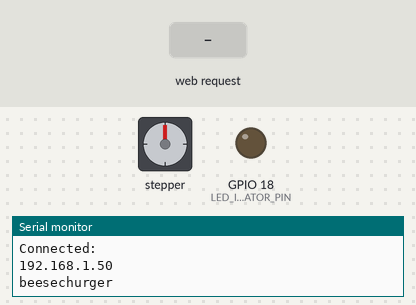
This sketch was run on a simulated ESP32. On the bench: stepper motor, output pins drawn as LEDs (lit = HIGH), the last lines printed to the serial monitor. The test bench sets the inputs (shaded band). WiFi joins after 1.5 s; servers stay silent unless stated; stepper angles assume 2048 steps per turn.

Above: at 2.7 s.
2.8 s: HTTP request GET /servo/high received
At 2.95 s:
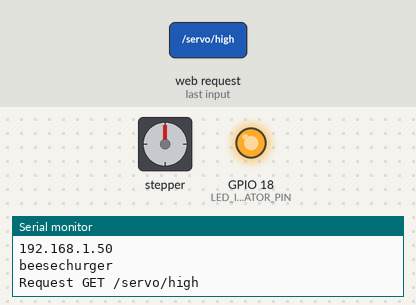
5.8 s: HTTP request GET /servo/low received
At 8.52 s:
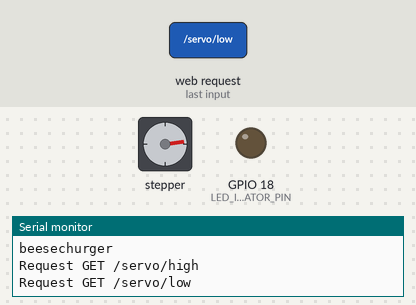
8.8 s: HTTP request GET /servo/high received
At 8.94 s:
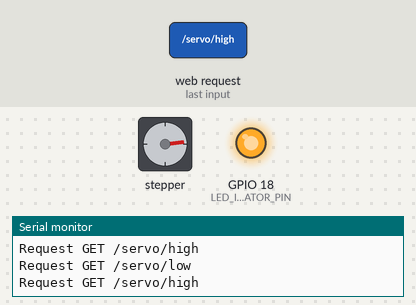
11.8 s: HTTP request GET /servo/low received
At 14.83 s:
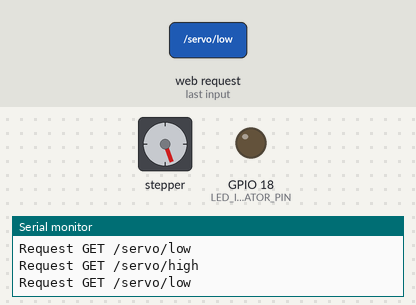
Timing chart, 0 to 19.4 s (numbered marks = the images above; inputs shaded):
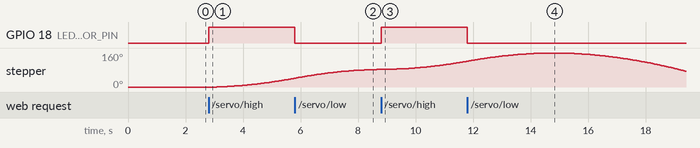

The sketch:

integrated.ino
```cpp
#include <WiFi.h>
#include <ESPAsyncWebServer.h>
#include <AccelStepper.h>

#define LED_INDICATOR_PIN 18
#define INTERFACE 4 // number of pins for servo motor
#define STEPS_PER_REV 2048

const char* ssid = "beesechurger";
const char* password = "livelygiant376";

AsyncWebServer server(80);
AccelStepper stepper(INTERFACE, 3, 1, 2, 0);

int stepper_position = LOW;

void setup() {
    //Set up serial connection and LED pin
    Serial.begin(9600);
    stepper.setMaxSpeed(400.0);
    stepper.setAcceleration(50.0);
    stepper.setSpeed(400);
    stepper.setCurrentPosition(0);

    //Set up pins
    pinMode(LED_INDICATOR_PIN, OUTPUT);
    digitalWrite(LED_INDICATOR_PIN, stepper_position);

    //Network Connection, wait in loop until connected
    WiFi.begin(ssid, password);
    while (WiFi.status() != WL_CONNECTED) {
      delay(500);
      Serial.println("Connecting");
    }

    //Print network status
    Serial.println("Connected:");
    Serial.println(WiFi.localIP());
    Serial.println(WiFi.SSID());

    // assign response for for status uri, return servo state
    server.on("/servo/status", HTTP_GET, [](AsyncWebServerRequest* request){
      Serial.println("Request Received:");
      Serial.println("GET /");
      request->send(200, "text/html", (stepper_position == LOW) ? "LOW" : "HIGH");
    });

    // assign response for state uri, move to high state, return status
    server.on("/servo/high", HTTP_GET, [](AsyncWebServerRequest *request){
      Serial.println("Request GET /servo/high");
      stepper.moveTo(STEPS_PER_REV * 4.0); // move 4.0 revolutions (needed steps = steps per revolution * revolutions)
      stepper_position = HIGH;
      digitalWrite(LED_INDICATOR_PIN, stepper_position);
      request->send(200, "text/html", "HIGH");
    });

    // assign response for state uri, move to low state, return status
    server.on("/servo/low", HTTP_GET, [](AsyncWebServerRequest *request){
      Serial.println("Request GET /servo/low");
      stepper.moveTo(0); // move back from high (will move back 4.0 revolutions)
      stepper_position = LOW;
      digitalWrite(LED_INDICATOR_PIN, stepper_position);
      request->send(200, "text/html", "LOW");
    });

    server.begin();

}

void loop() {

  stepper.run();

}
```

Measured:
- after the input at 2.8 s, GPIO 18 (LED_INDICATOR_PIN): LOW → HIGH at once; stepper: keeps turning clockwise at about 15°/s, starting after 0.29 s
- after the input at 5.8 s, GPIO 18 (LED_INDICATOR_PIN): HIGH → LOW at once
- after the input at 8.8 s, GPIO 18 (LED_INDICATOR_PIN): LOW → HIGH at once
- after the input at 11.8 s, GPIO 18 (LED_INDICATOR_PIN): HIGH → LOW at once
